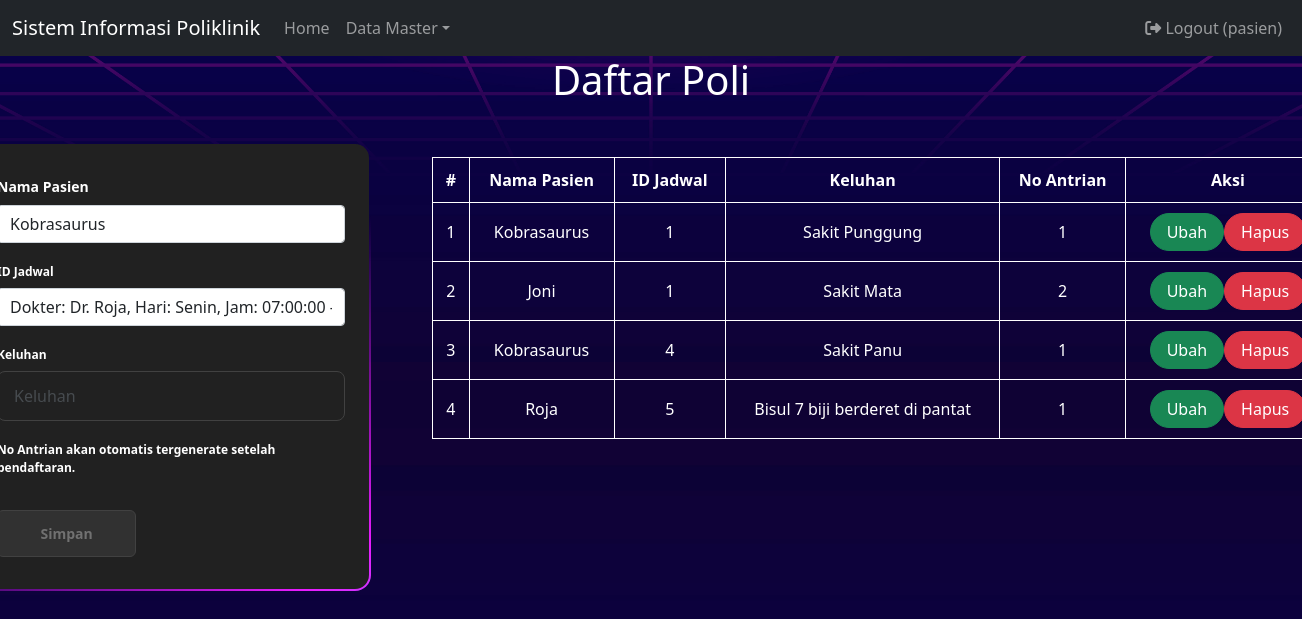
The app's page /index.php?page=daftar_poli (signed in) with its own data.
### tables this page shows
CREATE TABLE `daftar_poli` (
  `id` int(11) UNSIGNED NOT NULL,
  `id_pasien` int(11) UNSIGNED NOT NULL,
  `id_jadwal` int(11) UNSIGNED NOT NULL,
  `keluhan` text NOT NULL,
  `no_antrian` int(10) UNSIGNED NOT NULL
);

CREATE TABLE `pasien` (
  `id` int(11) UNSIGNED NOT NULL,
  `nama` varchar(255) NOT NULL,
  `alamat` varchar(255) NOT NULL,
  `no_ktp` varchar(255) NOT NULL,
  `no_hp` varchar(50) NOT NULL,
  `no_rm` varchar(25) NOT NULL
);

### daftar_poli.php (the view, shortened to what this page needs)
<?php
include 'koneksi.php';
$id_pasien = '';
$id_jadwal = '';
$keluhan = '';
?>
<div class="container">
    <div class="header">
        <h1>Daftar Poli</h1>
    </div>
    <div class="row">
        <div class="col-md-3">
            <div class="form-container">
                <form class="form row" method="POST" action="" name="myForm" onsubmit="return(validate());">
                    <div class="col">
                        <label for="inputNama" class="form-label fw-bold">
                            Nama Pasien
                        </label>
                        <select class="form-control" name="id_pasien">
                            <?php
                            $pasien = mysqli_query($mysqli, "SELECT * FROM pasien");
                            while ($data = mysqli_fetch_array($pasien)) {
                                $selected = ($data['id'] == $id_pasien) ? 'selected="selected"' : '';
                                ?>
                                <option value="<?php echo $data['id'] ?>" <?php echo $selected ?>><?php echo $data['nama'] ?></option>
                            <?php
                            }
                            ?>
                        </select>
                    </div>
                    <div class="form-group">
                        <label for="inputNama" class="form-label fw-bold">
                            ID Jadwal
                        </label>
                        <select class="form-control" name="id_jadwal">
                            <?php
                            $jadwal_periksa = mysqli_query($mysqli, "SELECT jp.*, d.nama AS nama_dokter FROM jadwal_periksa jp LEFT JOIN dokter d ON jp.id_dokter = d.id");
                            while ($data = mysqli_fetch_array($jadwal_periksa)) {
                                $selected = ($data['id'] == $id_jadwal) ? 'selected="selected"' : '';
                                ?>
                            <option value="<?php echo $data['id'] ?>" <?php echo $selected ?>>
                                <?php echo "Dokter: {$data['nama_dokter']}, Hari: {$data['hari']}, Jam: {$data['jam_mulai']} - {$data['jam_selesai']}" ?>
                            </option>
                            <?php
                            }
                            ?>
                        </select>
                    </div>
                    <div class="form-group">
                        <label for="inputKeluhan" class="form-label fw-bold">
                            Keluhan
                        </label>
                        <input type="text" class="form-control" name="keluhan" id="inputKeluhan" placeholder="Keluhan" value="<?php echo $keluhan ?>">
                    </div>
                    <div class="form-group">
                        <label for="inputNoAntrian" class="form-label fw-bold">
                            No Antrian akan otomatis tergenerate setelah pendaftaran.
                        </label>
                    </div>
                    <div class="form-group">
                        <button type="submit" class="form-submit-btn" name="simpan">Simpan</button>
                    </div>
                </form>
            </div>
        </div>
        <div class="col-md-8 table-container">
            <table class="custom-table table-hover">
                <thead>
                    <tr>
                        <th scope="col">#</th>
                        <th scope="col">Nama Pasien</th>
                        <th scope="col">ID Jadwal</th>
                        <th scope="col">Keluhan</th>
                        <th scope="col">No Antrian</th>
                        <th scope="col">Aksi</th>
                    </tr>
                </thead>
                <tbody>
                    <?php
                    $result = mysqli_query($mysqli, "SELECT dp.*, p.nama as 'nama_pasien' FROM daftar_poli dp LEFT JOIN pasien p ON (dp.id_pasien=p.id) ORDER BY id ASC");
                    if (mysqli_num_rows($result) > 0) {
                        $no = 1;
                        while ($data = mysqli_fetch_array($result)) {
                            echo "<tr>";
                            echo "<td>" . $no++ . "</td>";
                            echo "<td>" . $data['nama_pasien'] . "</td>";
                            echo "<td>" . $data['id_jadwal'] . "</td>";
                            echo "<td>" . $data['keluhan'] . "</td>";
                            echo "<td>" . $data['no_antrian'] . "</td>";
                            echo "<td>";
                            echo '<a class="btn btn-success rounded-pill px-3" href="index.php?page=daftar_poli&id=' . $data['id'] . '">Ubah</a>';
                            echo '<a class="btn btn-danger rounded-pill px-3" href="index.php?page=daftar_poli&id=' . $data['id'] . '&aksi=hapus">Hapus</a>';
                            echo "</td>";
                            echo "</tr>";
                        }
                    } else {
                        echo "No rows returned.";
                    }
                    ?>
                </tbody>
            </table>
        </div>
    </div>
</div>

### css/style.css (style rules this page uses)
body { background-image: url('../img/bg.jpg'); background-size: cover; background-position: center; height: 100vh; margin: 0; display: flex; flex-direction: column; animation: fadeIn 1s ease-in-out; }
.container { flex: 1; display: flex; flex-direction: column; align-items: center; justify-content: flex-start; }
.header { text-align: center; color: #fff; }
.form-container { width: 400px; background: linear-gradient(#212121, #212121) padding-box, linear-gradient(145deg, transparent 35%,#e81cff, #40c9ff) border-box; border: 2px solid transparent; padding: 32px 24px; font-size: 14px; font-family: inherit; color: white; display: flex; flex-direction: column; gap: 20px; box-sizing: border-box; border-radius: 16px; background-size: 200% 100%; animation: gradient 5s ease infinite; margin-top: 30px; margin-right: 120vh; }
.form-container .form { display: flex; flex-direction: column; gap: 20px; }
.form-container .form-group { display: flex; flex-direction: column; gap: 2px; }
.form-container .form-group label { display: block; margin-bottom: 5px; color: white; font-weight: 600; font-size: 12px; }
.form-container .form-group input, .form-container .form-group textarea { width: 100%; padding: 12px 16px; border-radius: 8px; color: #fff; font-family: inherit; background-color: transparent; border: 1px solid #414141; }
.form-container .form-group input::placeholder { opacity: 0.5; }
.form-container .form-submit-btn { display: flex; align-items: flex-start; justify-content: center; align-self: flex-start; font-family: inherit; color: #717171; font-weight: 600; width: 40%; background: #313131; border: 1px solid #414141; padding: 12px 16px; font-size: inherit; gap: 8px; margin-top: 8px; cursor: pointer; border-radius: 6px; }
.table-container { margin-top:30px; margin-left:auto; }
.custom-table { background-color: transparent; width: 100%; margin-top: 15px; border-collapse: collapse; }
.custom-table th, .custom-table td { color: white; padding: 10px; text-align: center; border: 1px solid white; }

### records on screen
daftar_poli: id_pasien.nama "Kobrasaurus", id_jadwal "1", keluhan "Sakit Punggung", no_antrian "1"
daftar_poli: id_pasien.nama "Joni", id_jadwal "1", keluhan "Sakit Mata", no_antrian "2"
daftar_poli: id_pasien.nama "Kobrasaurus", id_jadwal "4", keluhan "Sakit Panu", no_antrian "1"
daftar_poli: id_pasien.nama "Roja", id_jadwal "5", keluhan "Bisul 7 biji berderet di pantat", no_antrian "1"

### other values on screen
$_SESSION['username'] "pasien"
form field id_pasien "Kobrasaurus"
